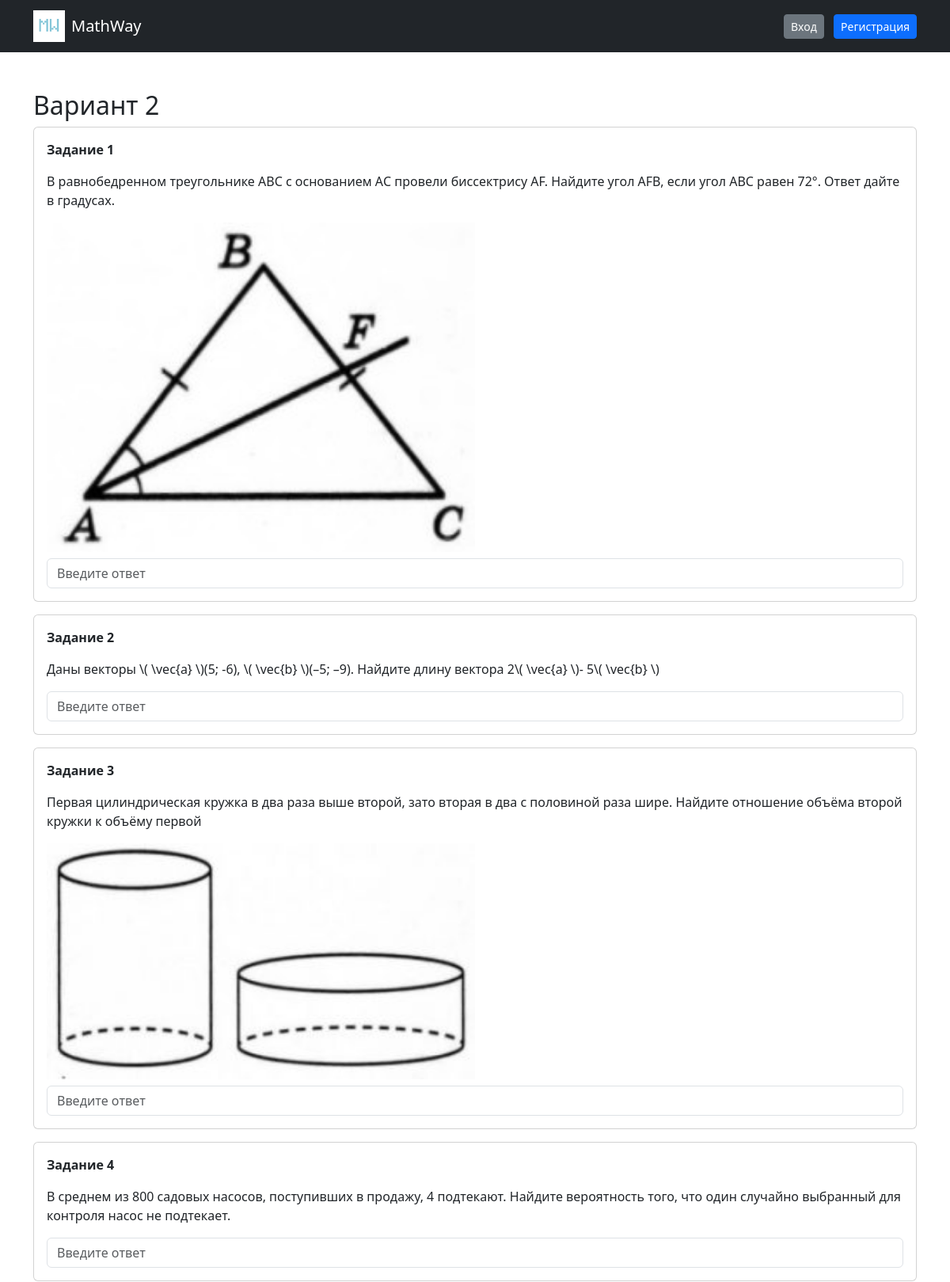
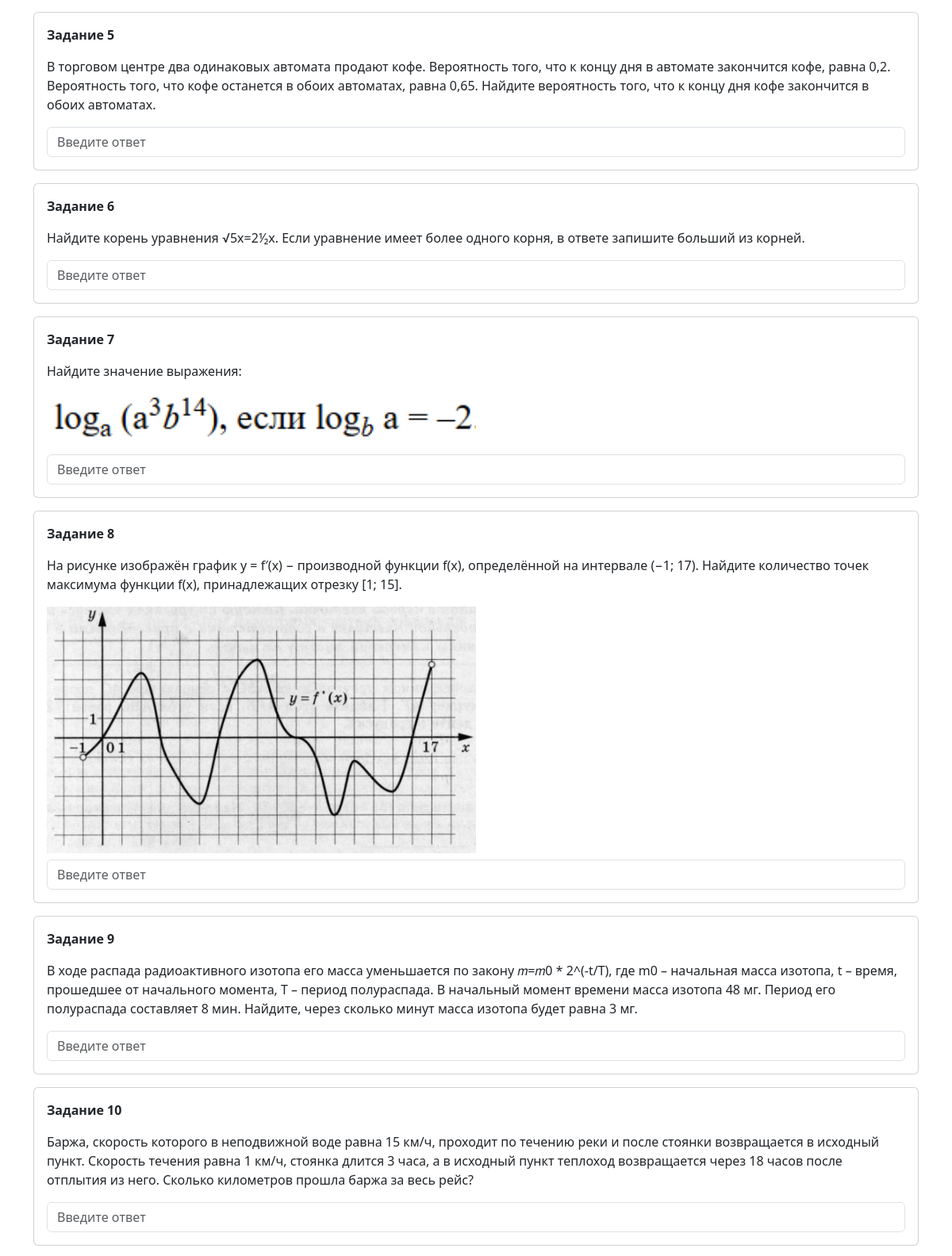
The app's page /variant/2 (upper part) with its own data (2 pictures, top to bottom).
### models.py (models this page shows)
class Task(db.Model):
    id = db.Column(db.Integer, primary_key=True)
    question = db.Column(db.Text, nullable=False)
    answer = db.Column(db.String(100), nullable=False)
    topic = db.Column(db.String(10), nullable=False)
    image_url = db.Column(db.String(255))

### main.py (the view)
@app.route('/variant/<int:var_num>')
def variant(var_num):
    tasks = []
    for i in range(1, 13):
        tasks_topic = Task.query.filter_by(topic=i).order_by(Task.id).all()
        idx = (var_num - 1) % len(tasks_topic)
        task = tasks_topic[idx]
        tasks.append(task)
    return render_template('variant.html', tasks=tasks, var_num=var_num)

### templates/variant.html (shortened to what this page needs)
{% extends "base.html" %}
{% block content %}
<h2>Вариант {{ var_num }}</h2>
<form method="POST" action="/check_variant/{{ var_num }}">
    {% for task in tasks %}
    <div class="card p-3 mb-3">
        <p><b>Задание {{ loop.index }}</b></p>
        <p>{{ task.question }}</p>
        {% if task.image_url and task.image_url|trim and task.image_url != 'images/2/none.png' %}
        <img src="{{ url_for('static', filename=task.image_url) }}" class="img-fluid w-50 mb-2">
        {% endif %}
        <input type="text"
               name="answer_{{ task.id }}"
               class="form-control"
               placeholder="Введите ответ"
        >
    </div>
    {% endfor %}
</form>
{% endblock %}

### records on screen
Task: question "В равнобедренном треугольнике АВС с основанием АС провели биссектрису AF. Найдите угол AFB, если угол ABC равен 72°. Ответ дайте в градусах.", image_url (picture)
Task: question "Даны векторы \\( \\vec{a} \\)(5; -6), \\( \\vec{b} \\)(–5; –9). Найдите длину вектора 2\\( \\vec{a} \\)- 5\\( \\vec{b} \\)"
Task: question "Первая цилиндрическая кружка в два раза выше второй, зато вторая в два с половиной раза шире. Найдите отношение объёма второй кружки к объёму первой", image_url (picture)
Task: question "В среднем из 800 садовых насосов, поступивших в продажу, 4 подтекают. Найдите вероятность того, что один случайно выбранный для контроля насос не подтекает."
Task: question "В торговом центре два одинаковых автомата продают кофе. Вероятность того, что к концу дня в автомате закончится кофе, равна 0,2. Вероятность того, что кофе останется в обоих автоматах, равна 0,65. Найдите вероятность того, что к концу дня кофе закончится в обоих автоматах."
Task: question "Найдите корень уравнения √5x=2⅟₂x. Если уравнение имеет более одного корня, в ответе запишите больший из корней."
Task: question "Найдите значение выражения:", image_url (picture)
Task: question "На рисунке изображён график y = f′(x) − производной функции f(x), определённой на интервале (−1; 17). Найдите количество точек максимума функции f(x), принадлежащих отрезку [1; 15].", image_url (picture)
Task: question "В ходе распада радиоактивного изотопа его масса уменьшается по закону 𝑚=𝑚0 * 2^(-t/T), где m0 – начальная масса изотопа, t – время, прошедшее от начального момента, Т – период полураспада. В начальный момент времени масса изотопа 48 мг. Период его полураспада составляет 8 мин. Найдите, через сколько минут масса изотопа будет равна 3 мг."
Task: question "Баржа, скорость которого в неподвижной воде равна 15 км/ч, проходит по течению реки и после стоянки возвращается в исходный пункт. Скорость течения равна 1 км/ч, стоянка длится 3 часа, а в исходный пункт теплоход возвращается через 18 часов после отплытия из него. Сколько километров прошла баржа за весь рейс?"

### other values on screen
{{ var_num }} "2"
